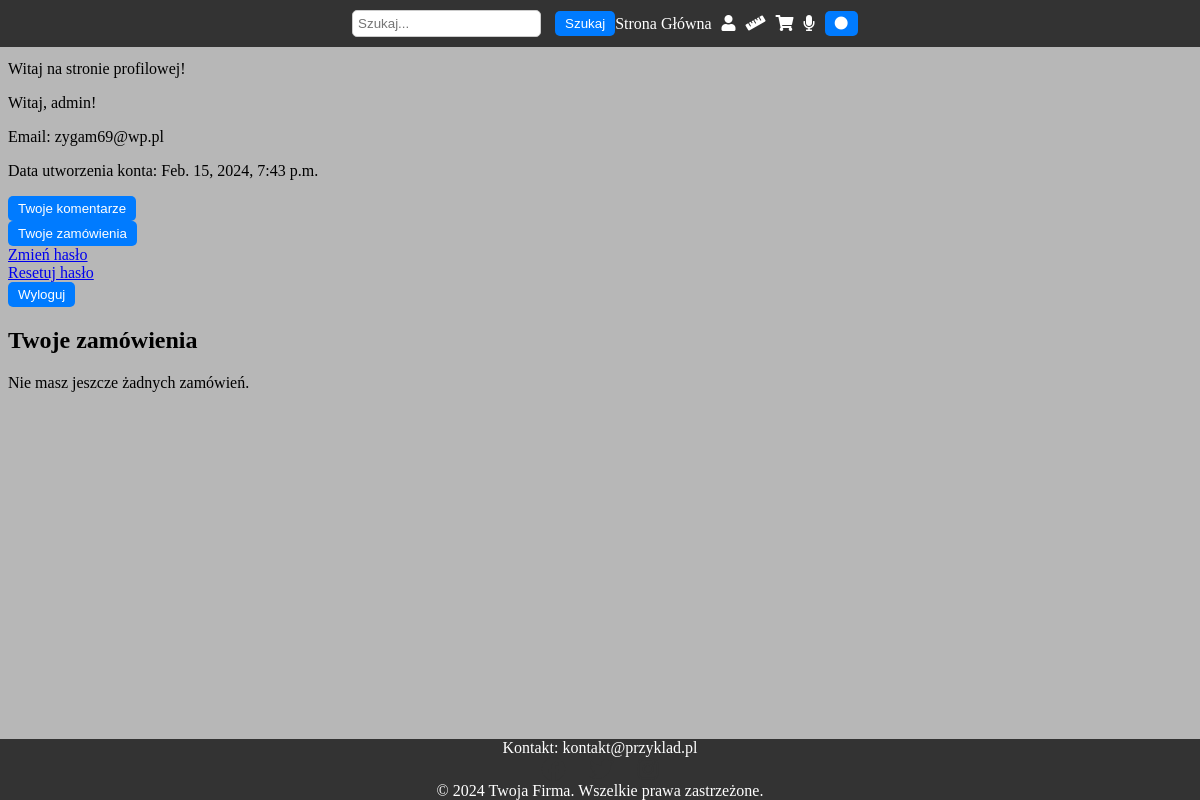
Page /profile (signed in) on the earlier database version.
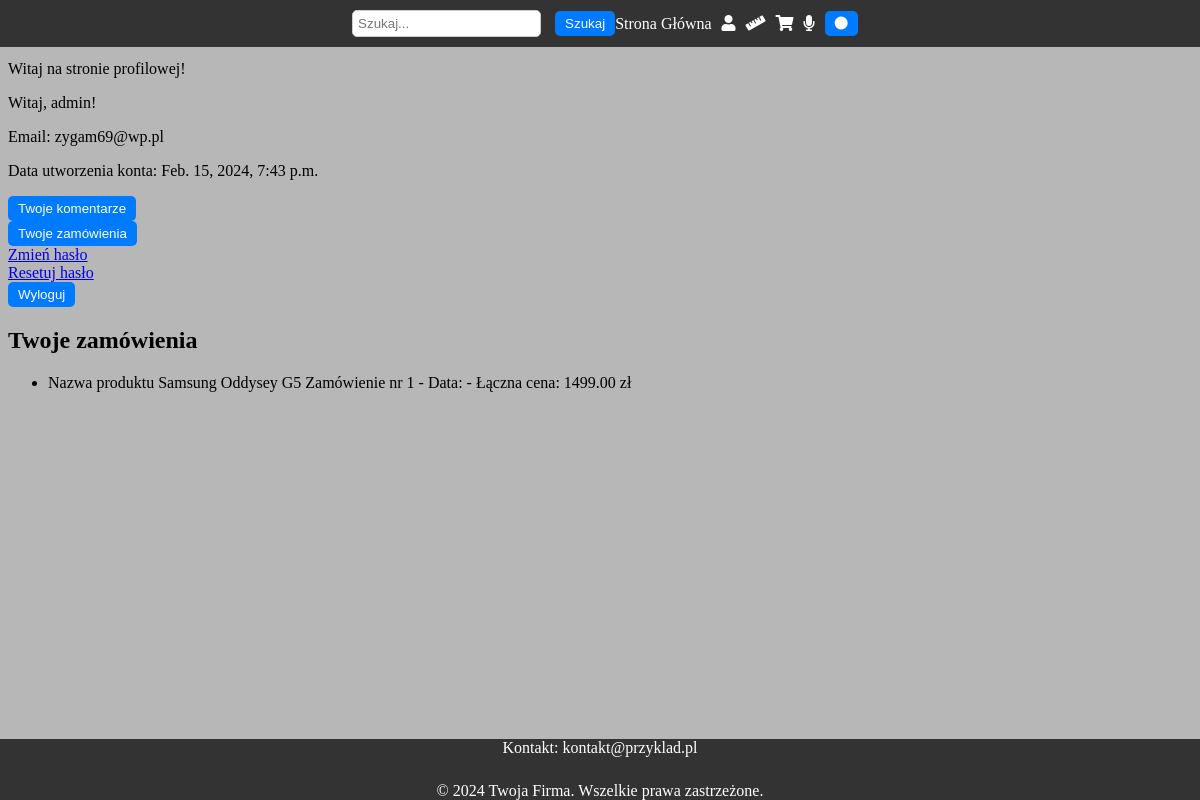
Same page on the later database version.
### techwave/models.py (models this page shows, shortened)
class Order(models.Model):
    user = models.ForeignKey(User, on_delete=models.CASCADE)
    total_price = models.DecimalField(max_digits=10, decimal_places=2)
    quantity = models.IntegerField(default=1)
    product_name = models.CharField(max_length=255, blank=True, default='')

### techwave/views.py (the view)
# urls.py: path('profile', views.profile, name='profile'),
def profile(request):
    if not request.user.is_authenticated:
        return redirect('main')
    zamowienia = Order.objects.filter(user=request.user)
    context = {'title': 'Profile', 'zamowienia': zamowienia}
    return render(request, 'techwave/profile.html', context)

### techwave/templates/techwave/profile.html (shortened to what this page needs)
{% extends 'base.html' %}
{% block content %}
<h1>Witaj na stronie profilowej!</h1>
<p>Witaj, {{ user.username }}!</p>
<p>Email: {{ user.email }}</p>
<p>Data utworzenia konta: {{ user.date_joined }}</p>
<button>Twoje komentarze</button> <br>
<button>Twoje zamówienia</button><br>
<a href="{% url 'password_change' %}">Zmień hasło</a><br>
<a href="{% url 'password_reset' %}">Resetuj hasło</a><br>
<form method="post" action="{% url 'logout' %}">
    <button type="submit">Wyloguj</button>
</form>
<h2>Twoje zamówienia</h2>
{% if zamowienia %}
    <ul>
    {% for zamowienie in zamowienia %}
        <li>Nazwa produktu {{zamowienie.product_name}}  Zamówienie nr {{ zamowienie.id }} - Data: {{ zamowienie.date }} - Łączna cena: {{ zamowienie.total_price }} zł </li>
    {% endfor %}
    </ul>
{% else %}
    <p>Nie masz jeszcze żadnych zamówień.</p>
{% endif %}
{% endblock %}

Differences in the rows shown:
added Order: product_name "Samsung Oddysey G5", id "1", total_price "1499.00"
Other differences:
text no longer shown: "Nie masz jeszcze żadnych zamówień."
